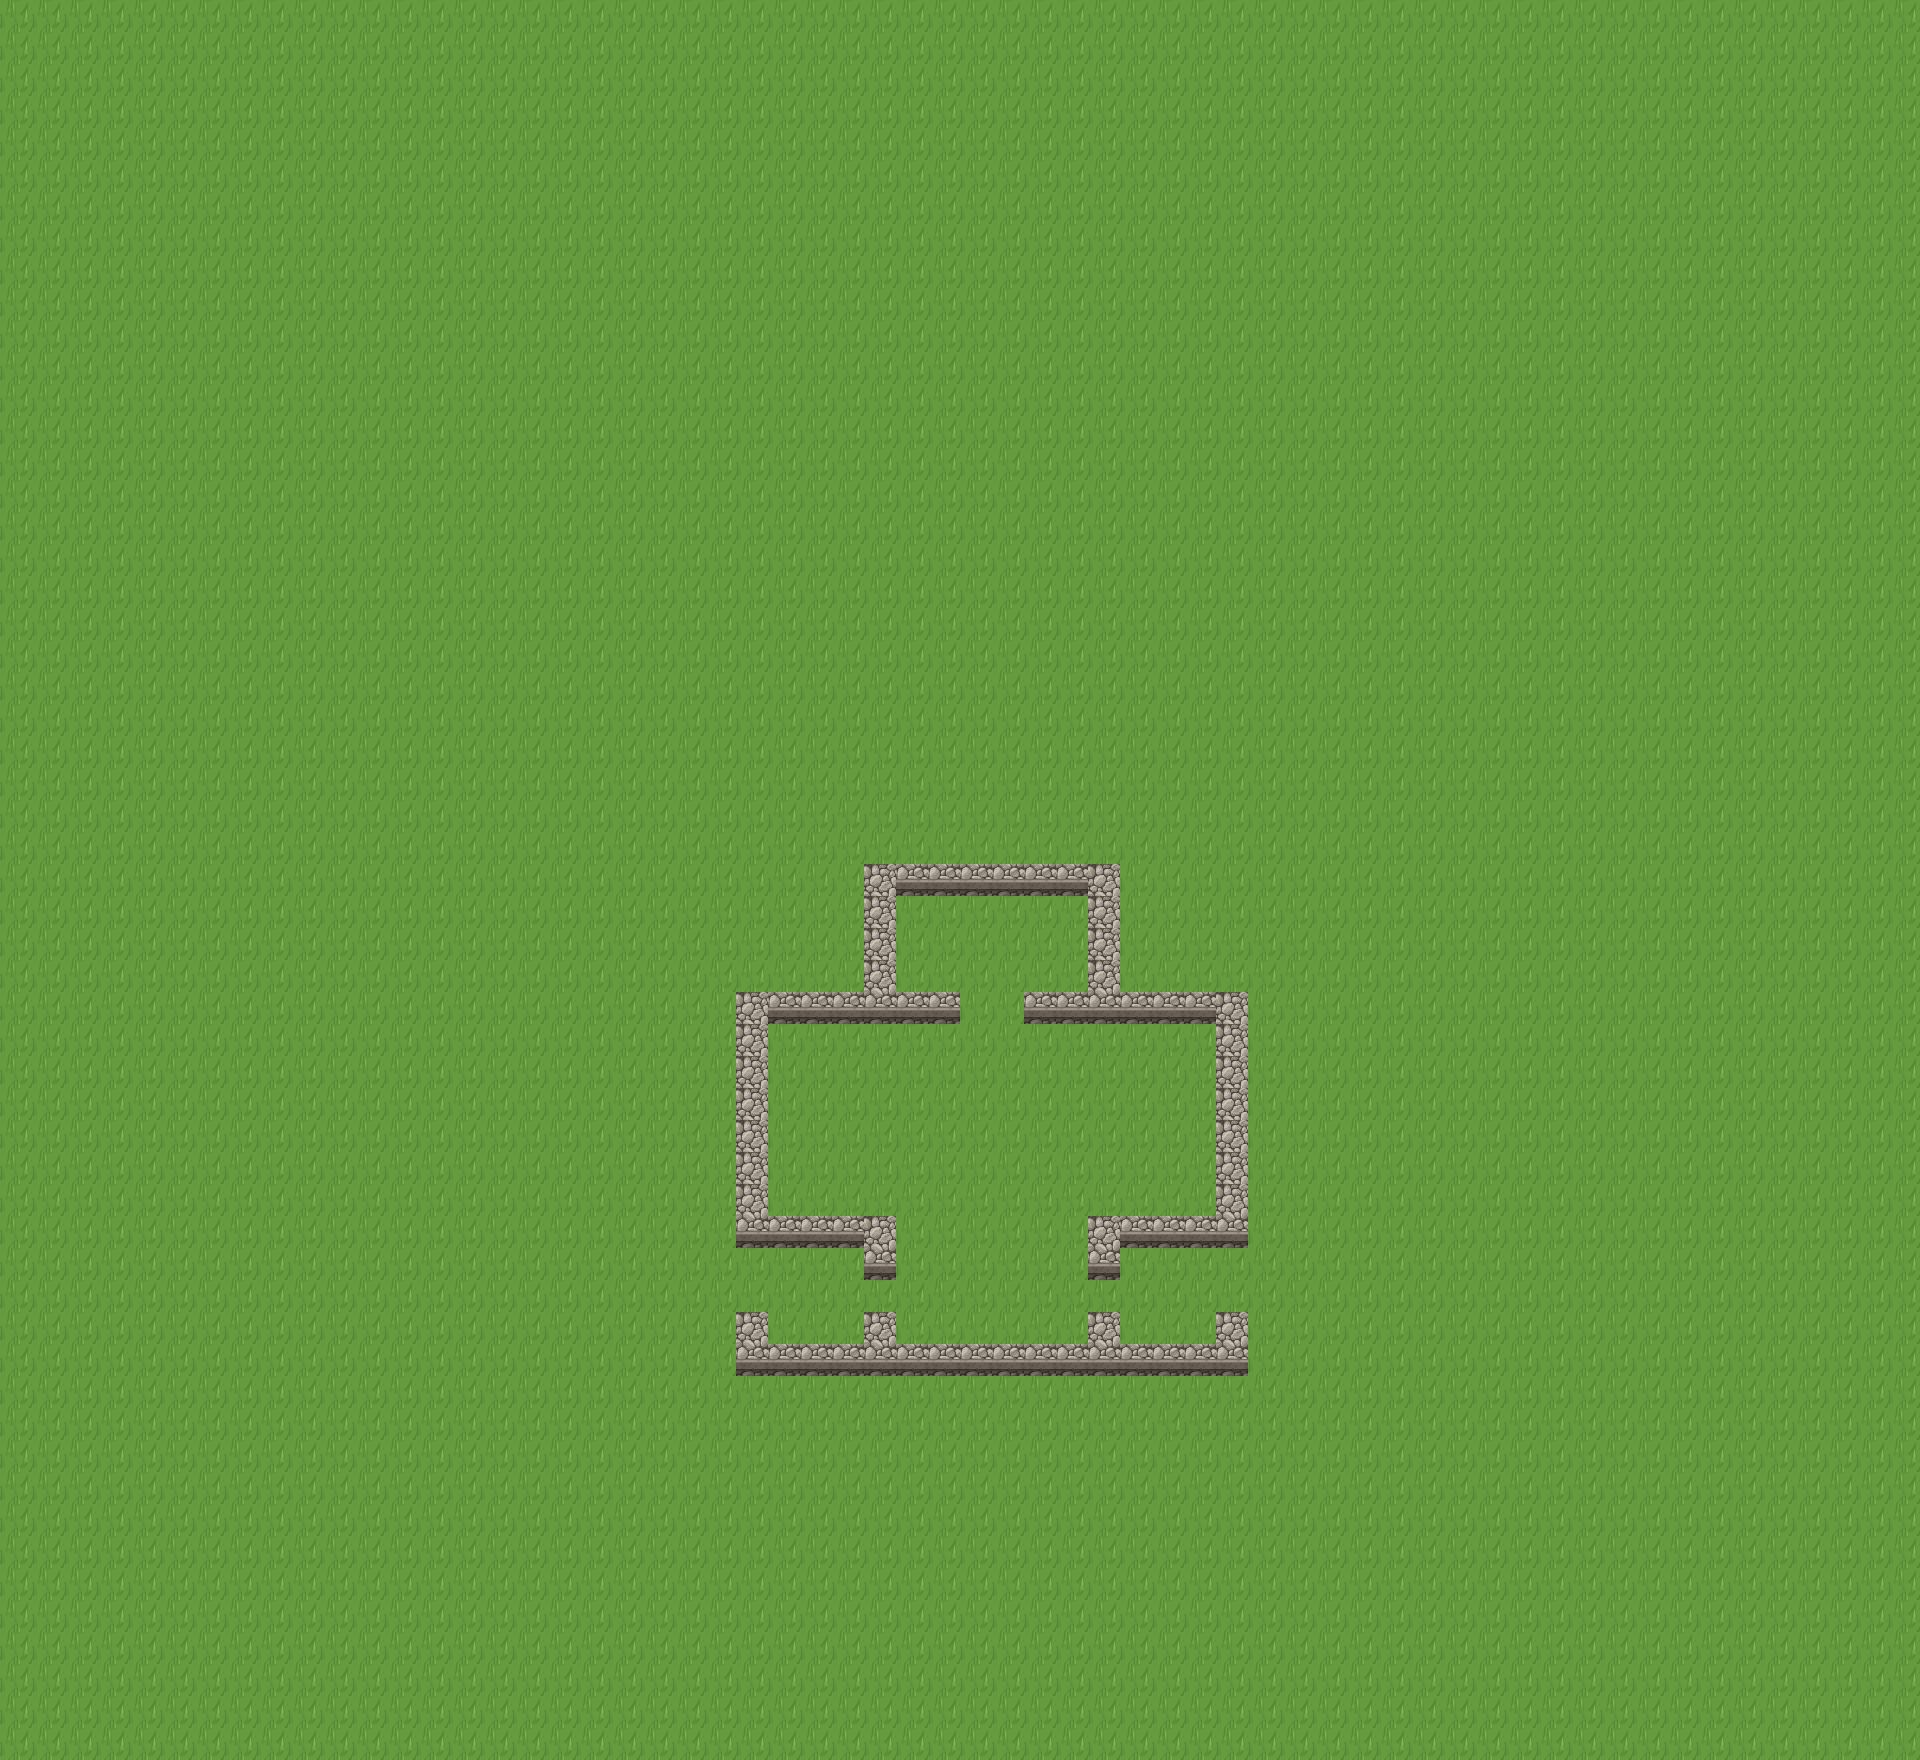

A level layout from a 2D game, rendered from its tile map. Below: a short description, then the map file with tile-grid data replaced by summaries:
An orthogonal 60x55 tile map with 32x32 px tiles, 1 tile layer (Grass), 2 tilesets.

<map version="1.2" tiledversion="1.2.5" orientation="orthogonal" renderorder="left-down" width="60" height="55" tilewidth="32" tileheight="32" infinite="0" nextlayerid="14" nextobjectid="1">
 <tileset firstgid="1" name="Walls" tilewidth="32" tileheight="32" tilecount="312" columns="13">
  <image source="walls.png" width="432" height="768" />
  <tile id="40">
   <properties>
    <property name="Attackable" type="bool" value="true" />
   </properties>
  </tile>
  <tile id="53">
   <properties>
    <property name="Attackable" type="bool" value="true" />
   </properties>
  </tile>
  <tile id="126">
   <properties>
    <property name="Attackable" type="bool" value="true" />
   </properties>
  </tile>
  <tile id="139">
   <properties>
    <property name="Attackable" type="bool" value="true" />
   </properties>
  </tile>
 </tileset>
 <tileset firstgid="313" name="Grass" tilewidth="32" tileheight="32" tilecount="375" columns="25">
  <image source="fullGrass tile.png" width="827" height="496" />
  <tile id="0">
   <properties>
    <property name="IsGrass" type="bool" value="true" />
   </properties>
  </tile>
  <tile id="1">
   <properties>
    <property name="attractionPoint" type="bool" value="true" />
   </properties>
  </tile>
 </tileset>
 <layer id="13" name="Grass" width="60" height="55">
  <data>[3300 cells, 3300 non-empty, 3 distinct tile ids]</data>
 </layer>
</map>
